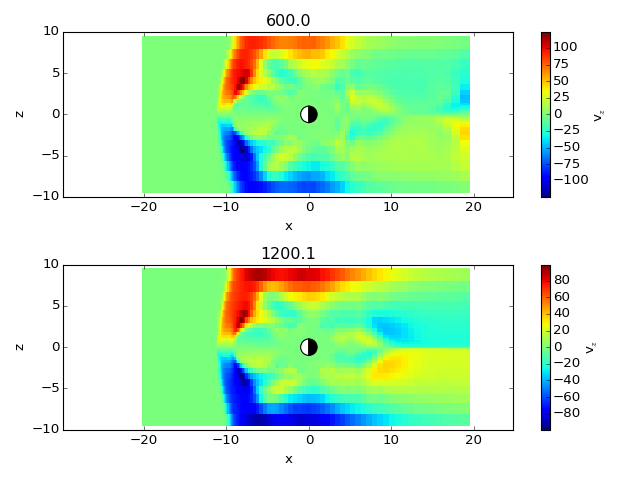

Reproduce this figure in Python.
import numpy as np
from matplotlib import pyplot as plt

import viscid
from viscid.plot import mpl

f3d = viscid.load_file(_viscid_root + '/../../sample/sample.3df.xdmf')

times = np.array([grid.time for grid in f3d.iter_times()])
nr_times = len(times)

for i, grid in enumerate(f3d.iter_times()):
    plt.subplot2grid((nr_times, 1), (i, 0))
    mpl.plot(grid["vz"]["x=-20.0:20.0,y=0.0,z=-10.0:10.0"], plot_opts="lin_0,earth")
    mpl.plt.title(grid.format_time(".01f"))
mpl.tighten()
